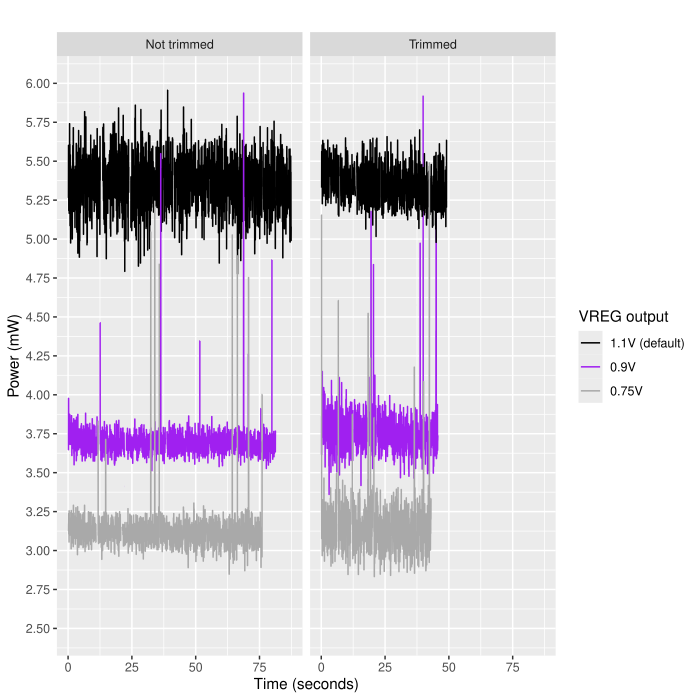

Write R code to recreate this figure.
library("ggplot2")
library("dplyr")
library(rlang)

voltage <- 5.2
df <- read.csv("lposc_benchmarks.csv")
df <- df %>%
  mutate(
    x_range = cut(
      expe_num,
      breaks = c(0, 15, 30),   # upper bound is exclusive by default
      right = FALSE,              # [0,15), [15,30), ...
      labels = c("Not trimmed", "Trimmed")
    )
  )
df <- df %>%
  mutate(
    legend_group = case_when(
      expe_num %in% c(0:4, 20:24)   ~ "1.1V (default)",
      expe_num %in% c(5:9, 15:19)   ~ "0.9V",
      expe_num %in% c(10:14, 25:29) ~ "0.75V"
    )
  )
df$legend_group <- factor(df$legend_group, levels=c("1.1V (default)", "0.9V", "0.75V"))
df <- df %>% filter(iteration_num == 0)
p <- ggplot(df, aes(x = current_timestamp, y = current_sample*voltage, color=legend_group, group=factor(expe_num))) +
	geom_line(na.rm = TRUE) +
	scale_y_continuous(limits=c(2.5, 6), n.breaks=15) +
	facet_wrap(~ x_range) +
	labs(title = "", x = "Time (seconds)", y = "Power (mW)") +
  scale_color_manual(
		name = "VREG output",
    values = c(
      "1.1V (default)"      = "black",
      "0.9V"                = "purple",
      "0.75V"               = "darkgrey"
    )
  )
ggsave("lposc_benchmarks.pdf", plot=p)
